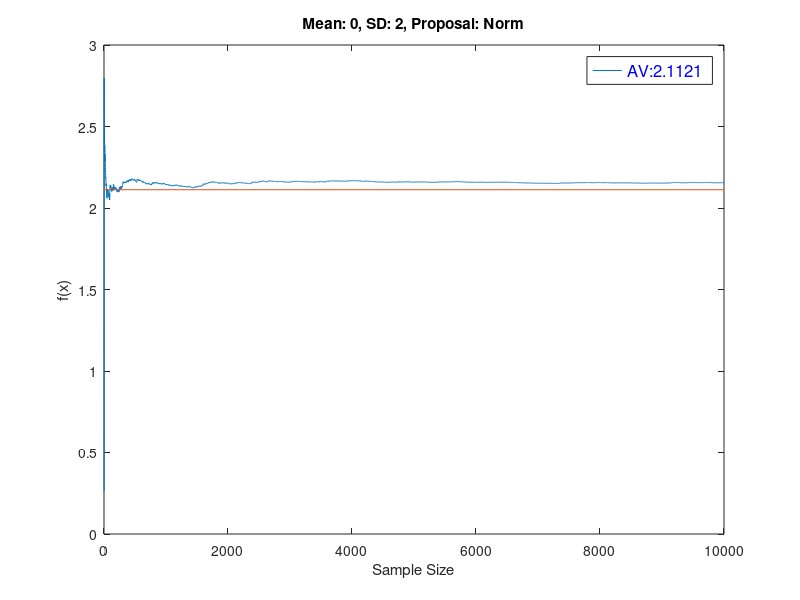

Write MATLAB code to recreate this figure.
%Univariate MCMC
clear

%function for analytic value
f=@(x) .5*log(2*pi*exp(1)*(x));

%initialization
sampleSize=10000;
mean=0;
sd=2;
%target distribution
pdf=@(x) normpdf(x, mean, sd+.1);
%proposal pdf
proppdf=@(x, y) normpdf(x, mean, sd);
%random number generator
proprnd=@(x) normrnd(mean, sd);

%gather samples
sample=mhsample(1, sampleSize, 'pdf', pdf, 'proprnd', proprnd, 'proppdf', proppdf);

%initialize temp to hold samples
temp=sample;

%for each sample
for i=1:sampleSize
    %calculate variance of all preceding samples
    sam=sample(1:i, 1);
    temp(i)=f(var(sam));
end
variance=var(sample);
%analytic value
analyticVal=f(sd^2);

%histogram to show normal distribution of samples
%figure;
%hist(sample, 100);

%plotting f(x) at each sample
figure;
plot(1:sampleSize, temp);
hold on;
plot([0 sampleSize], [analyticVal analyticVal])
hold off;
title(['Mean: ', num2str(mean),', SD: ', num2str(sd),', Proposal: Norm']);
ylabel('f(x)');
xlabel('Sample Size');
legend({strcat('AV: ', num2str(analyticVal))}, 'FontSize', 12, 'TextColor', 'blue')
